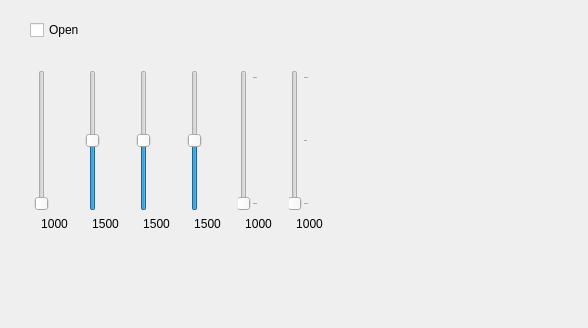
<?xml version="1.0" encoding="UTF-8"?>
<ui version="4.0">
 <class>ControlWindow</class>
 <widget class="QMainWindow" name="ControlWindow">
  <property name="geometry">
   <rect>
    <x>0</x>
    <y>0</y>
    <width>588</width>
    <height>328</height>
   </rect>
  </property>
  <property name="windowTitle">
   <string>MainWindow</string>
  </property>
  <widget class="QWidget" name="centralwidget">
   <widget class="QWidget" name="gridLayoutWidget">
    <property name="geometry">
     <rect>
      <x>30</x>
      <y>70</y>
      <width>310</width>
      <height>161</height>
     </rect>
    </property>
    <layout class="QGridLayout" name="gridLayout" columnminimumwidth="41,41,41,41,41,41">
     <property name="sizeConstraint">
      <enum>QLayout::SizeConstraint::SetNoConstraint</enum>
     </property>
     <item row="0" column="3">
      <widget class="QSlider" name="yaw_slider">
       <property name="minimum">
        <number>1000</number>
       </property>
       <property name="maximum">
        <number>2000</number>
       </property>
       <property name="pageStep">
        <number>1</number>
       </property>
       <property name="value">
        <number>1500</number>
       </property>
       <property name="orientation">
        <enum>Qt::Orientation::Vertical</enum>
       </property>
      </widget>
     </item>
     <item row="0" column="0">
      <widget class="QSlider" name="throttle_slider">
       <property name="minimum">
        <number>1000</number>
       </property>
       <property name="maximum">
        <number>2000</number>
       </property>
       <property name="pageStep">
        <number>1</number>
       </property>
       <property name="orientation">
        <enum>Qt::Orientation::Vertical</enum>
       </property>
      </widget>
     </item>
     <item row="0" column="1">
      <widget class="QSlider" name="roll_slider">
       <property name="minimum">
        <number>1000</number>
       </property>
       <property name="maximum">
        <number>2000</number>
       </property>
       <property name="pageStep">
        <number>1</number>
       </property>
       <property name="value">
        <number>1500</number>
       </property>
       <property name="orientation">
        <enum>Qt::Orientation::Vertical</enum>
       </property>
      </widget>
     </item>
     <item row="0" column="2">
      <widget class="QSlider" name="pitch_slider">
       <property name="minimum">
        <number>1000</number>
       </property>
       <property name="maximum">
        <number>2000</number>
       </property>
       <property name="pageStep">
        <number>1</number>
       </property>
       <property name="value">
        <number>1500</number>
       </property>
       <property name="orientation">
        <enum>Qt::Orientation::Vertical</enum>
       </property>
      </widget>
     </item>
     <item row="0" column="4">
      <widget class="QSlider" name="aux1_slider">
       <property name="minimum">
        <number>1000</number>
       </property>
       <property name="maximum">
        <number>2000</number>
       </property>
       <property name="singleStep">
        <number>1000</number>
       </property>
       <property name="pageStep">
        <number>1000</number>
       </property>
       <property name="orientation">
        <enum>Qt::Orientation::Vertical</enum>
       </property>
       <property name="tickPosition">
        <enum>QSlider::TickPosition::TicksBelow</enum>
       </property>
       <property name="tickInterval">
        <number>1000</number>
       </property>
      </widget>
     </item>
     <item row="0" column="5">
      <widget class="QSlider" name="aux2_slider">
       <property name="minimum">
        <number>1000</number>
       </property>
       <property name="maximum">
        <number>2000</number>
       </property>
       <property name="singleStep">
        <number>500</number>
       </property>
       <property name="pageStep">
        <number>500</number>
       </property>
       <property name="orientation">
        <enum>Qt::Orientation::Vertical</enum>
       </property>
       <property name="tickPosition">
        <enum>QSlider::TickPosition::TicksBelow</enum>
       </property>
       <property name="tickInterval">
        <number>500</number>
       </property>
      </widget>
     </item>
     <item row="1" column="0">
      <widget class="QLabel" name="throttle_value">
       <property name="text">
        <string>1000</string>
       </property>
       <property name="alignment">
        <set>Qt::AlignmentFlag::AlignCenter</set>
       </property>
      </widget>
     </item>
     <item row="1" column="1">
      <widget class="QLabel" name="roll_value">
       <property name="text">
        <string>1500</string>
       </property>
       <property name="alignment">
        <set>Qt::AlignmentFlag::AlignCenter</set>
       </property>
      </widget>
     </item>
     <item row="1" column="2">
      <widget class="QLabel" name="pitch_value">
       <property name="text">
        <string>1500</string>
       </property>
       <property name="alignment">
        <set>Qt::AlignmentFlag::AlignCenter</set>
       </property>
      </widget>
     </item>
     <item row="1" column="3">
      <widget class="QLabel" name="yaw_value">
       <property name="text">
        <string>1500</string>
       </property>
       <property name="alignment">
        <set>Qt::AlignmentFlag::AlignCenter</set>
       </property>
      </widget>
     </item>
     <item row="1" column="4">
      <widget class="QLabel" name="aux1_value">
       <property name="text">
        <string>1000</string>
       </property>
       <property name="alignment">
        <set>Qt::AlignmentFlag::AlignCenter</set>
       </property>
      </widget>
     </item>
     <item row="1" column="5">
      <widget class="QLabel" name="aux2_value">
       <property name="text">
        <string>1000</string>
       </property>
       <property name="alignment">
        <set>Qt::AlignmentFlag::AlignCenter</set>
       </property>
      </widget>
     </item>
    </layout>
   </widget>
   <widget class="QCheckBox" name="open_check">
    <property name="geometry">
     <rect>
      <x>30</x>
      <y>20</y>
      <width>85</width>
      <height>20</height>
     </rect>
    </property>
    <property name="text">
     <string>Open</string>
    </property>
   </widget>
  </widget>
 </widget>
 <resources/>
 <connections/>
</ui>
